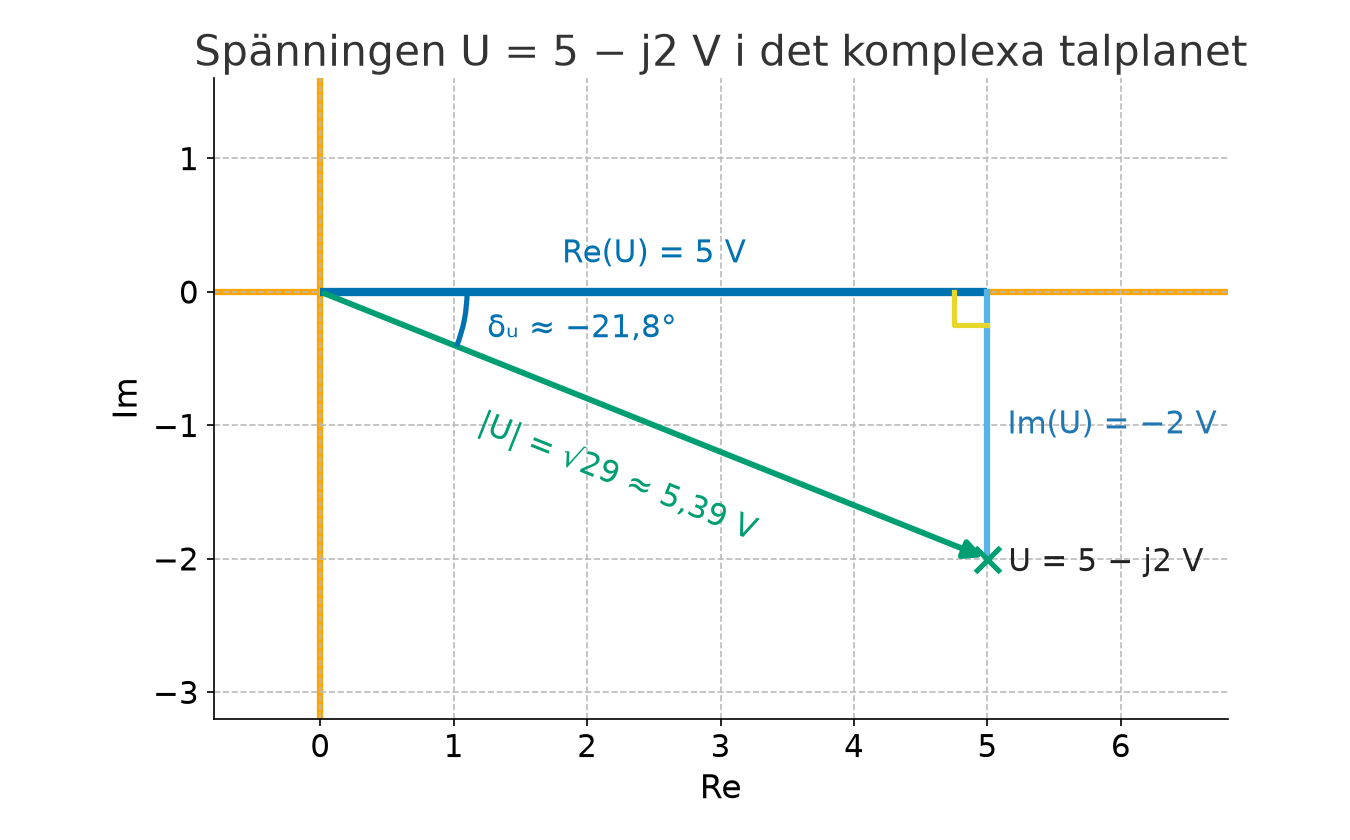

Write the Python code that produced this figure.
"""Draw 2.1_voltage.png: the voltage U = 5 - j2 V in the complex plane (solution to 2.1).

Usage: python3 2.1_voltage.py (requires matplotlib). The image is written next to this script.
"""
import cmath
import math
from pathlib import Path

import matplotlib

matplotlib.use("Agg")
import matplotlib.pyplot as plt
from matplotlib.patches import Arc
from matplotlib.ticker import FuncFormatter

OUT = Path(__file__).with_suffix(".png")
AXIS = "#FFA500"
plt.rcParams.update({"font.size": 15, "axes.titlesize": 20, "axes.labelsize": 16})


def num(x, d=2):
    """Format a number with a decimal comma and a proper minus sign."""
    return f"{x:.{d}f}".replace(".", ",").replace("-", "−")


def plane(ax, xlim, ylim, title):
    """Set up the complex plane in the course's style: orange axes and a dashed grid."""
    ax.axhline(0, color=AXIS, lw=3, zorder=1)
    ax.axvline(0, color=AXIS, lw=3, zorder=1)
    ax.grid(True, ls="--", color="#BBBBBB", lw=0.8, zorder=0)
    ax.set_xlim(*xlim)
    ax.set_ylim(*ylim)
    ax.set_aspect("equal")
    ax.set_xlabel("Re")
    ax.set_ylabel("Im")
    ax.set_title(title, color="#333333")
    for side in ("top", "right"):
        ax.spines[side].set_visible(False)
    ax.xaxis.set_major_formatter(FuncFormatter(lambda v, _: num(v, 0)))
    ax.yaxis.set_major_formatter(FuncFormatter(lambda v, _: num(v, 0)))


def phasor(ax, z, color, label, lw=2.8, offset=(8, 4), ha="left"):
    """Draw z as an arrow from the origin, with a cross and a label at its tip."""
    ax.annotate("", xy=(z.real, z.imag), xytext=(0, 0),
                arrowprops=dict(arrowstyle="-|>", color=color, lw=lw, mutation_scale=18),
                zorder=3)
    ax.plot(z.real, z.imag, "x", color=color, ms=12, mew=2.5, zorder=4)
    ax.annotate(label, (z.real, z.imag), textcoords="offset points", xytext=offset,
                color="#222222", ha=ha, zorder=5)


U = 5 - 2j
fig, ax = plt.subplots(figsize=(9, 5.6), dpi=150)
plane(ax, (-0.8, 6.8), (-3.2, 1.6), "Spänningen U = 5 − j2 V i det komplexa talplanet")
# Components: the real part along the Re axis, the imaginary part down to U.
ax.plot([0, 5], [0, 0], color="#0072B2", lw=4, zorder=2, solid_capstyle="butt")
ax.plot([5, 5], [0, -2], color="#56B4E9", lw=3, zorder=2)
ax.plot([4.75, 4.75, 5], [0, -0.25, -0.25], color="#E6D72A", lw=2.5, zorder=2)
phasor(ax, U, "#009E73", "U = 5 − j2 V", offset=(10, -6))
ax.text(2.5, 0.22, "Re(U) = 5 V", ha="center", color="#0072B2")
ax.text(5.15, -1.0, "Im(U) = −2 V", ha="left", va="center", color="#1F77B4")
ax.text(2.2, -1.45, f"|U| = √29 ≈ {num(abs(U))} V", ha="center", color="#009E73",
        rotation=math.degrees(math.atan2(-2, 5)), rotation_mode="anchor")
delta = math.degrees(cmath.phase(U))
ax.add_patch(Arc((0, 0), 2.2, 2.2, theta1=delta, theta2=0, color="#0072B2", lw=2.5, zorder=3))
ax.text(1.25, -0.28, f"δᵤ ≈ {num(delta, 1)}°", color="#0072B2", va="center")
fig.tight_layout()
fig.savefig(OUT)
plt.close(fig)
